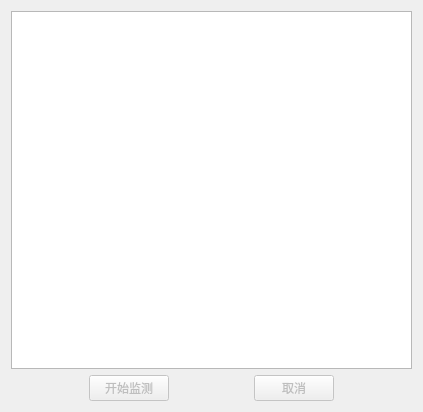
<?xml version="1.0" encoding="UTF-8"?>
<ui version="4.0">
 <class>ComPrepareDlg</class>
 <widget class="QDialog" name="ComPrepareDlg">
  <property name="geometry">
   <rect>
    <x>0</x>
    <y>0</y>
    <width>423</width>
    <height>412</height>
   </rect>
  </property>
  <property name="windowTitle">
   <string>监测准备</string>
  </property>
  <layout class="QVBoxLayout" name="verticalLayout">
   <item>
    <widget class="QTextEdit" name="edit_log">
     <property name="readOnly">
      <bool>true</bool>
     </property>
    </widget>
   </item>
   <item>
    <layout class="QHBoxLayout" name="horizontalLayout">
     <item>
      <spacer name="horizontalSpacer">
       <property name="orientation">
        <enum>Qt::Horizontal</enum>
       </property>
       <property name="sizeHint" stdset="0">
        <size>
         <width>40</width>
         <height>20</height>
        </size>
       </property>
      </spacer>
     </item>
     <item>
      <widget class="QPushButton" name="btn_start">
       <property name="enabled">
        <bool>false</bool>
       </property>
       <property name="text">
        <string>开始监测</string>
       </property>
      </widget>
     </item>
     <item>
      <spacer name="horizontalSpacer_2">
       <property name="orientation">
        <enum>Qt::Horizontal</enum>
       </property>
       <property name="sizeHint" stdset="0">
        <size>
         <width>40</width>
         <height>20</height>
        </size>
       </property>
      </spacer>
     </item>
     <item>
      <widget class="QPushButton" name="btn_cancel">
       <property name="enabled">
        <bool>false</bool>
       </property>
       <property name="text">
        <string>取消</string>
       </property>
      </widget>
     </item>
     <item>
      <spacer name="horizontalSpacer_3">
       <property name="orientation">
        <enum>Qt::Horizontal</enum>
       </property>
       <property name="sizeHint" stdset="0">
        <size>
         <width>40</width>
         <height>20</height>
        </size>
       </property>
      </spacer>
     </item>
    </layout>
   </item>
  </layout>
 </widget>
 <resources/>
 <connections/>
</ui>
